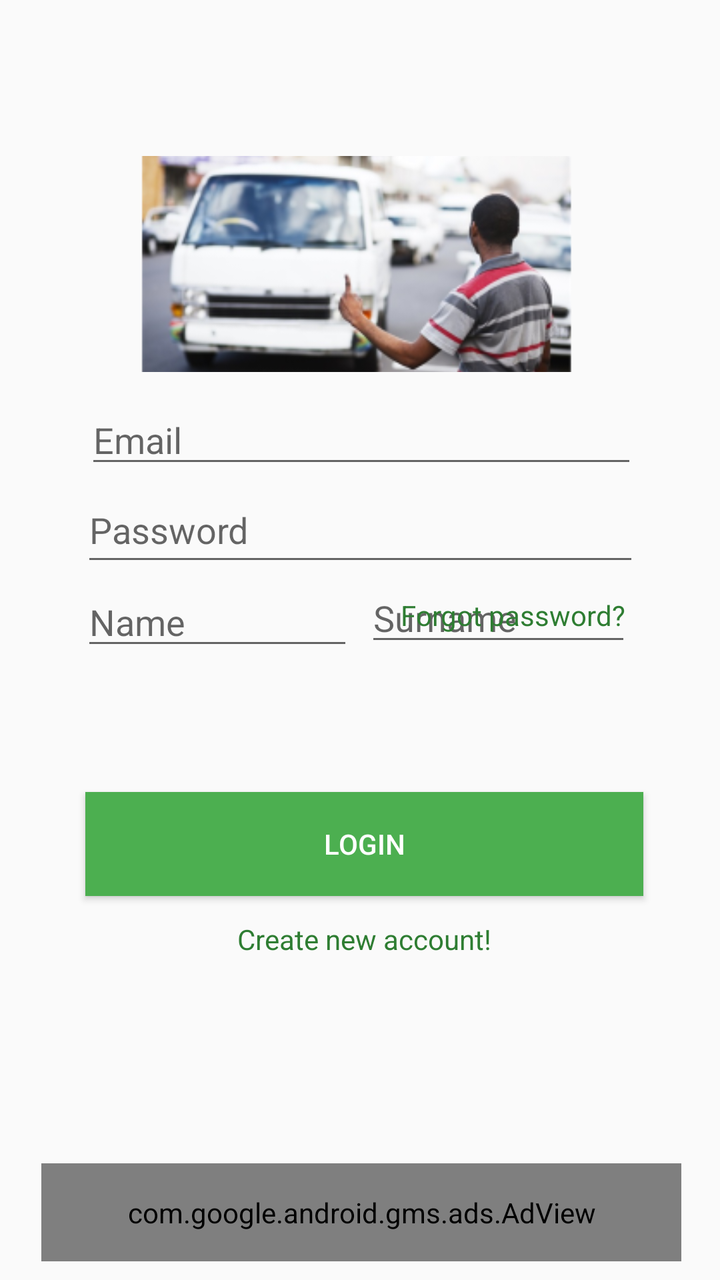
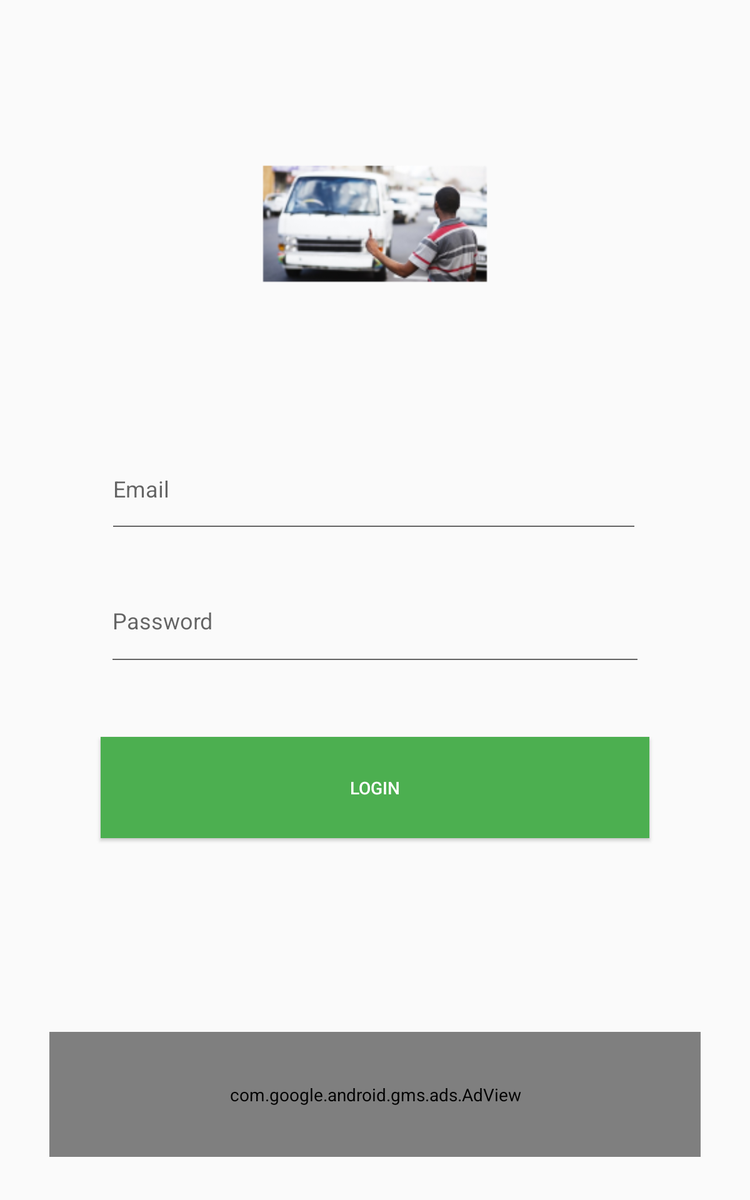

The same Android screen from two of the app's own layout files: first res/layout/ as a phone draws it, then the repository's variant for another configuration, drawn on a device whose configuration selects that folder. Both files follow.
<!-- AndroidManifest.xml: application theme AppTheme -->
<!-- res/layout/home.xml -->
<?xml version="1.0" encoding="utf-8"?>
<androidx.constraintlayout.widget.ConstraintLayout xmlns:android="http://schemas.android.com/apk/res/android"
    xmlns:app="http://schemas.android.com/apk/res-auto"
    xmlns:tools="http://schemas.android.com/tools"
    android:layout_width="match_parent"
    android:layout_height="match_parent"
    tools:context=".LoginActivity">

    <ProgressBar
        android:id="@+id/progress_bar_login"
        android:layout_width="wrap_content"
        android:layout_height="wrap_content"
        android:visibility="gone"
        app:layout_constraintBottom_toBottomOf="parent"
        app:layout_constraintEnd_toEndOf="parent"
        app:layout_constraintStart_toStartOf="parent"
        app:layout_constraintTop_toTopOf="parent" />

    <TextView
        android:id="@+id/snackbar_text"
        android:layout_width="254dp"
        android:layout_height="47dp"
        android:layout_marginTop="16dp"
        app:layout_constraintEnd_toEndOf="parent"
        app:layout_constraintHorizontal_bias="0.437"
        app:layout_constraintStart_toStartOf="parent"
        app:layout_constraintTop_toTopOf="parent" />


    <ImageView
        android:id="@+id/imageView"
        android:layout_width="wrap_content"
        android:layout_height="wrap_content"
        android:layout_marginStart="8dp"
        android:layout_marginEnd="8dp"
        android:layout_marginBottom="12dp"
        android:minWidth="279dp"
        android:scaleType="centerCrop"
        android:src="@mipmap/taxi_layer"
        app:layout_constraintBottom_toTopOf="@+id/email"
        app:layout_constraintEnd_toEndOf="parent"
        app:layout_constraintHorizontal_bias="0.465"
        app:layout_constraintStart_toStartOf="parent"
        tools:ignore="ContentDescription" />

    <EditText
        android:id="@+id/email"
        android:layout_width="276dp"
        android:layout_height="41dp"
        android:layout_marginStart="8dp"
        android:layout_marginTop="8dp"
        android:layout_marginEnd="8dp"
        android:layout_marginBottom="8dp"
        android:ems="10"
        android:hint="Email"
        android:inputType="textEmailAddress"
        app:layout_constraintBottom_toBottomOf="parent"
        app:layout_constraintEnd_toEndOf="parent"
        app:layout_constraintHorizontal_bias="0.512"
        app:layout_constraintStart_toStartOf="parent"
        app:layout_constraintTop_toTopOf="parent"
        app:layout_constraintVertical_bias="0.326"
        tools:ignore="Autofill" />

    <EditText
        android:id="@+id/password"
        android:layout_width="279dp"
        android:layout_height="49dp"
        android:layout_marginStart="8dp"
        android:layout_marginEnd="8dp"
        android:ems="10"
        android:hint="Password"
        android:inputType="textPassword"
        app:layout_constraintEnd_toEndOf="parent"
        app:layout_constraintStart_toStartOf="parent"
        app:layout_constraintTop_toBottomOf="@+id/email" />

    <EditText
        android:id="@+id/name"
        android:layout_width="136dp"
        android:layout_height="38dp"
        android:layout_marginStart="8dp"
        android:layout_marginEnd="8dp"
        android:layout_marginBottom="64dp"
        android:ems="10"
        android:hint="Name"
        android:inputType="textPersonName"
        app:layout_constraintBottom_toTopOf="@+id/login"
        app:layout_constraintEnd_toStartOf="@+id/surname"
        app:layout_constraintHorizontal_bias="0.8"
        app:layout_constraintStart_toStartOf="@+id/password"
        app:layout_constraintTop_toBottomOf="@+id/password"
        app:layout_constraintVertical_bias="0.666" />

    <EditText
        android:id="@+id/surname"
        android:layout_width="133dp"
        android:layout_height="38dp"
        android:layout_marginTop="2dp"
        android:layout_marginEnd="4dp"
        android:layout_marginBottom="68dp"
        android:ems="10"
        android:hint="Surname"
        android:inputType="textPersonName"
        app:layout_constraintBottom_toTopOf="@+id/login"
        app:layout_constraintEnd_toEndOf="@+id/password"
        app:layout_constraintTop_toBottomOf="@+id/password" />

    <TextView
        android:id="@+id/forgot_password_login"
        android:layout_width="wrap_content"
        android:layout_height="wrap_content"
        android:layout_marginTop="4dp"
        android:text="@string/forgot_password"
        android:textColor="@color/colorPrimary"
        android:padding="6dp"
        app:layout_constraintEnd_toEndOf="@+id/email"
        app:layout_constraintTop_toBottomOf="@+id/password" />

    <TextView
        android:id="@+id/sign_up_text_login"
        android:layout_width="wrap_content"
        android:layout_height="wrap_content"
        android:layout_marginTop="12dp"
        android:text="@string/create_new_account"
        android:textColor="@color/colorPrimary"
        app:layout_constraintEnd_toEndOf="@+id/login"
        app:layout_constraintStart_toStartOf="@+id/login"
        app:layout_constraintTop_toBottomOf="@+id/login" />

    <Button
        android:id="@+id/login"
        android:layout_width="279dp"
        android:layout_height="52dp"
        android:layout_marginTop="108dp"
        android:background="#4CAF50"
        android:text="Login"
        android:textColor="#FFFFFF"
        app:layout_constraintEnd_toEndOf="@+id/email"
        app:layout_constraintHorizontal_bias="0.0"
        app:layout_constraintStart_toStartOf="@+id/email"
        app:layout_constraintTop_toBottomOf="@+id/password" />

    <com.google.android.gms.ads.AdView
        android:id="@+id/adMain"
        android:layout_width="320dp"
        android:layout_height="49dp"
        android:layout_alignParentBottom="true"
        android:layout_centerHorizontal="true"
        android:layout_marginStart="8dp"
        android:layout_marginTop="9dp"
        android:layout_marginEnd="8dp"
        android:layout_marginBottom="8dp"
        app:adSize="BANNER"
        app:adUnitId="@string/AdKey"
        app:layout_constraintBottom_toBottomOf="parent"
        app:layout_constraintEnd_toEndOf="parent"
        app:layout_constraintHorizontal_bias="0.521"
        app:layout_constraintStart_toStartOf="parent"
        app:layout_constraintTop_toBottomOf="@+id/sign_up_text_login"
        app:layout_constraintVertical_bias="0.985">

    </com.google.android.gms.ads.AdView>
</androidx.constraintlayout.widget.ConstraintLayout>
<!-- resources referenced by this layout -->
<resources>
  <color name="colorPrimary">#2e7d32</color>
  <!-- mipmap taxi_layer: png bitmap (mipmap-hdpi, 22457 bytes) -->
  <string name="create_new_account">Create new account!</string>
  <string name="forgot_password">Forgot password?</string>
  <style name="AppTheme" parent="Theme.AppCompat.Light.DarkActionBar">
          
          <item name="colorPrimary">@color/colorPrimary</item>
          <item name="colorPrimaryDark">@color/colorPrimaryDark</item>
          <item name="colorAccent">@color/colorAccent</item>
      </style>
  <color name="colorPrimaryDark">#2e7d32</color>
  <color name="colorAccent">#D81B60</color>
</resources>
<!-- res/layout-sw600dp/home.xml (the repository's variant of the layout above) -->
<!-- drawn on a 7-inch tablet held upright -->
<?xml version="1.0" encoding="utf-8"?>
<androidx.constraintlayout.widget.ConstraintLayout xmlns:android="http://schemas.android.com/apk/res/android"
    xmlns:app="http://schemas.android.com/apk/res-auto"
    xmlns:tools="http://schemas.android.com/tools"
    android:layout_width="match_parent"
    android:layout_height="match_parent"
    tools:context=".LoginActivity">

    <ImageView
        android:id="@+id/imageView"
        android:layout_width="573dp"
        android:layout_height="233dp"
        android:layout_marginStart="8dp"
        android:layout_marginTop="8dp"
        android:layout_marginEnd="8dp"
        android:layout_marginBottom="8dp"
        android:src="@mipmap/taxi_layer"
        app:layout_constraintBottom_toBottomOf="parent"
        app:layout_constraintEnd_toEndOf="parent"
        app:layout_constraintHorizontal_bias="0.496"
        app:layout_constraintStart_toStartOf="parent"
        app:layout_constraintTop_toTopOf="parent"
        app:layout_constraintVertical_bias="0.077" />

    <EditText
        android:id="@+id/email"
        android:layout_width="425dp"
        android:layout_height="80dp"
        android:layout_marginStart="8dp"
        android:layout_marginTop="8dp"
        android:layout_marginEnd="8dp"
        android:layout_marginBottom="8dp"
        android:ems="10"
        android:hint="Email"
        android:inputType="textEmailAddress"
        app:layout_constraintBottom_toBottomOf="parent"
        app:layout_constraintEnd_toEndOf="parent"
        app:layout_constraintHorizontal_bias="0.495"
        app:layout_constraintStart_toStartOf="parent"
        app:layout_constraintTop_toTopOf="parent"
        app:layout_constraintVertical_bias="0.395" />

    <EditText
        android:id="@+id/password"
        android:layout_width="428dp"
        android:layout_height="82dp"
        android:layout_marginStart="8dp"
        android:layout_marginTop="8dp"
        android:layout_marginEnd="8dp"
        android:layout_marginBottom="8dp"
        android:ems="10"
        android:hint="Password"
        android:inputType="textPassword"
        app:layout_constraintBottom_toBottomOf="@+id/adMain"
        app:layout_constraintEnd_toEndOf="parent"
        app:layout_constraintStart_toStartOf="parent"
        app:layout_constraintTop_toTopOf="parent"
        app:layout_constraintVertical_bias="0.539" />

    <Button
        android:id="@+id/login"
        android:layout_width="439dp"
        android:layout_height="81dp"
        android:layout_marginStart="8dp"
        android:layout_marginTop="8dp"
        android:layout_marginEnd="8dp"
        android:layout_marginBottom="8dp"
        android:background="#4CAF50"
        android:text="Login"
        android:textColor="#FFFFFF"
        app:layout_constraintBottom_toBottomOf="parent"
        app:layout_constraintEnd_toEndOf="parent"
        app:layout_constraintStart_toStartOf="parent"
        app:layout_constraintTop_toTopOf="parent"
        app:layout_constraintVertical_bias="0.674" />

    <com.google.android.gms.ads.AdView
        android:id="@+id/adMain"
        android:layout_width="521dp"
        android:layout_height="100dp"
        android:layout_alignParentBottom="true"
        android:layout_centerHorizontal="true"
        android:layout_marginStart="8dp"
        android:layout_marginEnd="8dp"
        android:layout_marginBottom="8dp"
        app:adSize="BANNER"
        app:adUnitId="@string/AdKey"
        app:layout_constraintBottom_toBottomOf="parent"
        app:layout_constraintEnd_toEndOf="parent"
        app:layout_constraintHorizontal_bias="0.497"
        app:layout_constraintStart_toStartOf="parent"
        app:layout_constraintTop_toTopOf="parent"
        app:layout_constraintVertical_bias="0.969">

    </com.google.android.gms.ads.AdView>
</androidx.constraintlayout.widget.ConstraintLayout>
<!-- resources referenced by the variant -->
<!-- as a 7-inch tablet held upright resolves them -->
<resources>
  <!-- mipmap taxi_layer: png bitmap (mipmap-hdpi, 22457 bytes) -->
  <style name="AppTheme" parent="Theme.AppCompat.Light.DarkActionBar">
          
          <item name="colorPrimary">@color/colorPrimary</item>
          <item name="colorPrimaryDark">@color/colorPrimaryDark</item>
          <item name="colorAccent">@color/colorAccent</item>
      </style>
  <color name="colorPrimary">#2e7d32</color>
  <color name="colorPrimaryDark">#2e7d32</color>
  <color name="colorAccent">#D81B60</color>
</resources>
